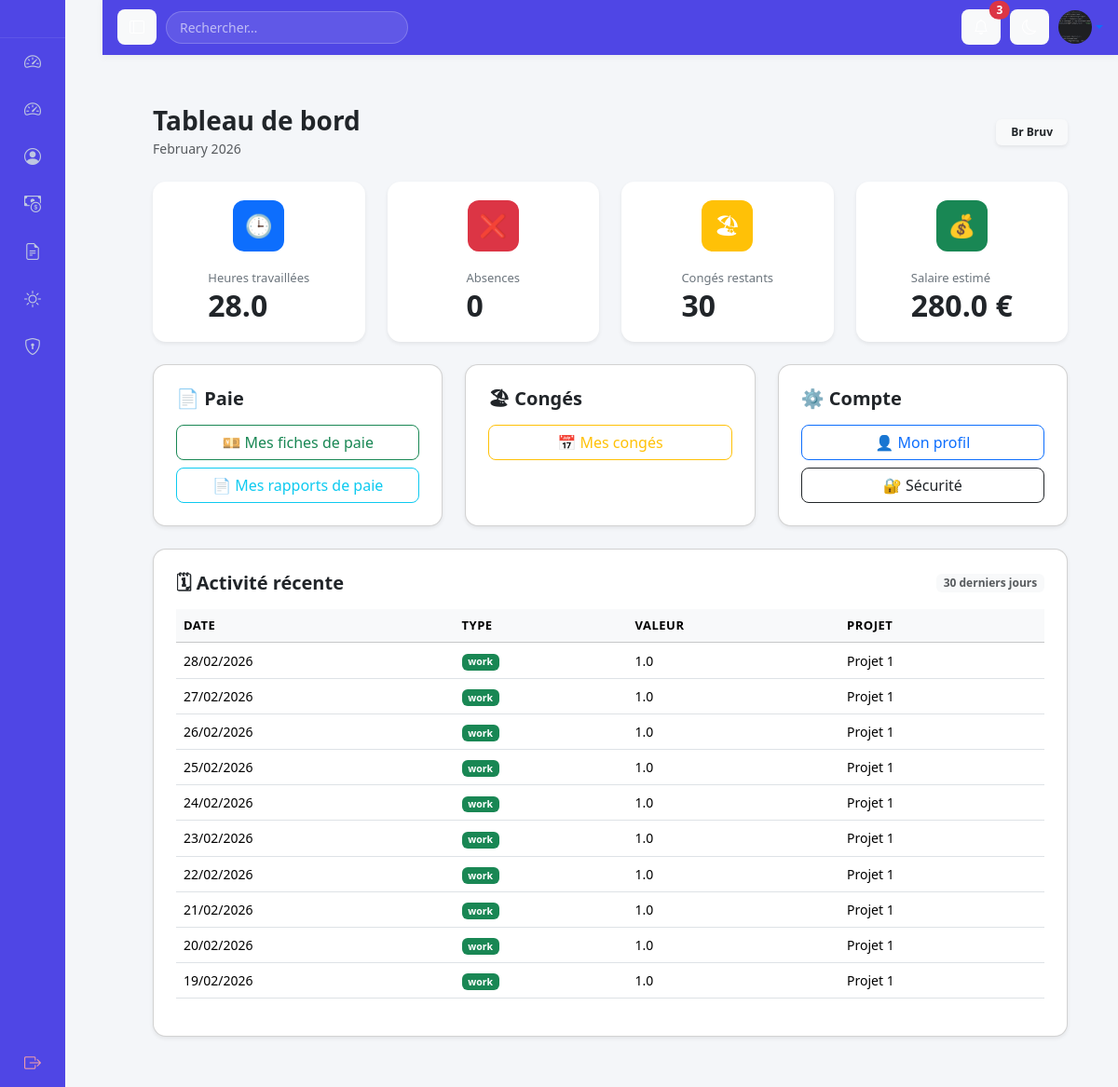
/user/dashboard (signed in), run on the app's committed database.
### models.py (models this page shows, shortened)
class User(UserMixin, db.Model):
    id = db.Column(db.Integer, primary_key=True)
    nom = db.Column(db.String(100), nullable=False)
    prenom = db.Column(db.String(100), nullable=False)
    email = db.Column(db.String(120), unique=True, nullable=False)
    password_hash = db.Column(db.String(200), nullable=False)
    role = db.Column(db.String(20))  # admin, manager, consultant
    manager_id = db.Column(db.Integer, db.ForeignKey('user.id'))
    manager = db.relationship('User', remote_side=[id])
    project_id = db.Column(db.Integer, db.ForeignKey('project.id'))
    project = db.relationship('Project')
    must_change_password = db.Column(db.Boolean, default=True)
    profile_image = db.Column(db.String(255), default=None)  # chemin vers l'image de profil

class Timesheet(db.Model):
    id = db.Column(db.Integer, primary_key=True)
    user_id = db.Column(db.Integer, db.ForeignKey('user.id'))
    date = db.Column(db.Date)
    type = db.Column(db.String(50))  # work, absence1, absence2
    type = db.Column(db.String(20))  # work, absence1, absence2
    value = db.Column(db.Float)
    project = db.Column(db.String(50))
    created_by = db.Column(db.Integer)  # qui a créé l'entrée (utile pour admin)
    validated = db.Column(db.Boolean, default=False)  # validation par admin

### routes/user.py (the view)
@user_bp.route("/dashboard")
@login_required
def user_dashboard():
    if current_user.role == "admin":
        return redirect("/admin/dashboard")
    now = datetime.now()
    month = now.month
    year = now.year
    total_hours = db.session.query(func.sum(Timesheet.value)).filter(
        Timesheet.user_id == current_user.id,
        Timesheet.type == "work",
        extract('month', Timesheet.date) == month,
        extract('year', Timesheet.date) == year
    ).scalar() or 0
    absences = db.session.query(func.sum(Timesheet.value)).filter(
        Timesheet.user_id == current_user.id,
        Timesheet.type != "work",
        extract('month', Timesheet.date) == month,
        extract('year', Timesheet.date) == year
    ).scalar() or 0
    vacation_used = absences
    vacation_total = 30
    vacation_left = vacation_total - vacation_used
    hourly_rate = current_user.hourly_rate if hasattr(current_user, "hourly_rate") else 10
    estimated_salary = total_hours * hourly_rate
    timesheets = Timesheet.query.filter_by(user_id=current_user.id)\
        .order_by(Timesheet.date.desc()).limit(10).all()
    return render_template(
        "user/dashboard.html",
        total_hours=total_hours,
        absences=absences,
        vacation_left=vacation_left,
        estimated_salary=estimated_salary,
        timesheets=timesheets,
        month=now.strftime("%B %Y")
    )

### app.py (called while the page is built)
@login_manager.user_loader
def load_user(user_id):
    return User.query.get(int(user_id))

### templates/user/dashboard.html (shortened to what this page needs)
{% extends "base.html" %}
{% block content %}
<div class="container-fluid px-4 py-4">
  <div class="d-flex justify-content-between align-items-center mb-4">
    <div>
      <h3 class="fw-bold mb-0">Tableau de bord</h3>
      <small class="text-muted">{{ month }}</small>
    </div>
    <div>
      <span class="badge bg-light text-dark shadow-sm px-3 py-2">
        {{ current_user.prenom }} {{ current_user.nom }}
      </span>
    </div>
  </div>
  <div class="row g-4 mb-4">
    <div class="col-xl-3 col-md-6">
      <div class="card kpi-card shadow-sm">
        <div class="kpi-icon bg-primary">🕒</div>
        <div class="kpi-content">
          <span>Heures travaillées</span>
          <h2>{{ total_hours }}</h2>
        </div>
      </div>
    </div>
    <div class="col-xl-3 col-md-6">
      <div class="card kpi-card shadow-sm">
        <div class="kpi-icon bg-danger">❌</div>
        <div class="kpi-content">
          <span>Absences</span>
          <h2>{{ absences }}</h2>
        </div>
      </div>
    </div>
    <div class="col-xl-3 col-md-6">
      <div class="card kpi-card shadow-sm">
        <div class="kpi-icon bg-warning">🏖</div>
        <div class="kpi-content">
          <span>Congés restants</span>
          <h2>{{ vacation_left }}</h2>
        </div>
      </div>
    </div>
    <div class="col-xl-3 col-md-6">
      <div class="card kpi-card shadow-sm">
        <div class="kpi-icon bg-success">💰</div>
        <div class="kpi-content">
          <span>Salaire estimé</span>
          <h2>{{ estimated_salary }} €</h2>
        </div>
      </div>
    </div>
  </div>
  <div class="row g-4 mb-4">
    <div class="col-lg-4">
      <div class="card shadow-sm p-4 h-100">
        <h5 class="fw-bold mb-3">📄 Paie</h5>
        <a href="{{ url_for('user.user_payroll') }}" class="btn btn-outline-success w-100 mb-2">💴 Mes fiches de paie</a>
        <a href="{{ url_for('user.user_payslips') }}" class="btn btn-outline-info w-100">📄 Mes rapports de paie</a>
      </div>
    </div>
    <div class="col-lg-4">
      <div class="card shadow-sm p-4 h-100">
        <h5 class="fw-bold mb-3">🏖 Congés</h5>
        <a href="{{ url_for('user.user_vacation') }}" class="btn btn-outline-warning w-100 mb-2">📅 Mes congés</a>
      </div>
    </div>
    <div class="col-lg-4">
      <div class="card shadow-sm p-4 h-100">
        <h5 class="fw-bold mb-3">⚙️ Compte</h5>
        <a href="/user/profile" class="btn btn-outline-primary w-100 mb-2">👤 Mon profil</a>
        <a href="/user/change-password" class="btn btn-outline-dark w-100">🔐 Sécurité</a>
      </div>
    </div>
  </div>
  <div class="card shadow-sm p-4">
    <div class="d-flex justify-content-between align-items-center mb-3">
      <h5 class="fw-bold mb-0">🗓 Activité récente</h5>
      <span class="badge bg-light text-muted">30 derniers jours</span>
    </div>
    <div class="table-responsive">
      <table class="table table-hover align-middle">
        <thead class="table-light">
          <tr>
            <th>Date</th>
            <th>Type</th>
            <th>Valeur</th>
            <th>Projet</th>
          </tr>
        </thead>
        <tbody>
          {% for t in timesheets %}
          <tr>
            <td>{{ t.date.strftime("%d/%m/%Y") }}</td>
            <td>
              <span class="badge
                {% if t.type == 'work' %}bg-success
                {% elif 'absence' in t.type %}bg-danger
                {% else %}bg-secondary{% endif %}">
                {{ t.type }}
              </span>
            </td>
            <td>{{ t.value }}</td>
            <td>{{ t.project }}</td>
          </tr>
          {% endfor %}
        </tbody>
      </table>
    </div>
  </div>
</div>
{% endblock %}

### templates/base.html (shortened to what this page needs)
<!DOCTYPE html>
<html lang="fr">
<head>
    <link href="https://cdn.jsdelivr.net/npm/bootstrap@5.3.2/dist/css/bootstrap.min.css" rel="stylesheet">
    <link href="https://cdn.jsdelivr.net/npm/bootstrap-icons/font/bootstrap-icons.css" rel="stylesheet">
    <link rel="stylesheet" href="{{ url_for('static', filename='style.css') }}">
</head>
<body class="dashboard-body">
<div class="dashboard">
{% if current_user.is_authenticated %}
<ul class="sidebar-menu">
    <li class="sidebar-brand">
    </li>
    <li>
        <a href="{{ url_for('user.user_dashboard') }}"
           class="{% if request.path.startswith('/dashboard') %}active{% endif %}">
            <i class="bi bi-speedometer2"></i>
        </a>
    </li>
    {% if current_user.role == 'admin' %}
    <li class="menu-title">Administration</li>
    <li>
        <a href="{{ url_for('admin.dashboard') }}">
            <i class="bi bi-grid"></i>
            <span>Admin Dashboard</span>
        </a>
    </li>
    <li>
        <a href="{{ url_for('admin.manage_users') }}">
            <i class="bi bi-people"></i>
            <span>Utilisateurs</span>
        </a>
    </li>
    <li>
        <a href="{{ url_for('admin.create_user') }}">
            <i class="bi bi-person-plus"></i>
            <span>Créer utilisateur</span>
        </a>
    </li>
    <li>
        <a href="{{ url_for('admin.manage_vacations') }}">
            <i class="bi bi-calendar-event"></i>
            <span>Congés</span>
        </a>
    </li>
    <li>
        <a href="/admin/approvals">
            <i class="bi bi-check2-square"></i>
            <span>Validations</span>
        </a>
    </li>
    <li>
        <a href="/admin/exports">
            <i class="bi bi-file-earmark-excel"></i>
            <span>Exports</span>
        </a>
    </li>
    {% else %}
    <li>
        <a href="{{ url_for('user.user_dashboard') }}">
            <i class="bi bi-speedometer2"></i>
        </a>
    </li>
    <li>
        <a href="{{ url_for('user.user_profile') }}">
            <i class="bi bi-person-circle"></i>
        </a>
    </li>
    <li>
        <a href="{{ url_for('user.user_payroll') }}">
            <i class="bi bi-cash-coin"></i>
        </a>
    </li>
    <li>
        <a href="{{ url_for('user.user_payslips') }}">
            <i class="bi bi-file-earmark-text"></i>
        </a>
    </li>
    <li>
        <a href="{{ url_for('user.user_vacation') }}">
            <i class="bi bi-sun"></i>
        </a>
    </li>
    {% endif %}
    <li>
        <a href="{{ url_for('user.change_password') }}">
            <i class="bi bi-shield-lock"></i>
        </a>
    </li>
    <li class="logout">
        <a href="{{ url_for('auth.logout') }}">
            <i class="bi bi-box-arrow-right"></i>
        </a>
    </li>
</ul>
{% endif %}
<div class="main">
     {% if current_user.is_authenticated %}
    <header class="topbar">
        <button class="btn btn-light d-none d-lg-inline" id="collapseSidebar" title="Réduire le menu">
            <i class="bi bi-layout-sidebar"></i>
        </button>
        <input class="search d-none d-md-block" type="text" placeholder="Rechercher…">
        <div class="topbar-actions">
            <button class="btn btn-light position-relative" title="Notifications">
                <i class="bi bi-bell"></i>
                <span class="position-absolute top-0 start-100 translate-middle badge rounded-pill bg-danger">
                    3
                </span>
            </button>
            <button class="btn btn-light" id="darkModeToggle" title="Mode sombre">
                <i class="bi bi-moon"></i>
            </button>
            <div class="dropdown">
                <a class="d-flex align-items-center text-decoration-none dropdown-toggle" href="#" data-bs-toggle="dropdown">
                    <img src="{{ url_for('static', filename='profile_images/' + (current_user.profile_image or 'default.png')) }}"
                         class="rounded-circle" width="36" height="36">
                </a>
            </div>
        </div>
    </header>
    {% endif %}
    <main class="content">
        {% block content %}{% endblock %}
    </main>
</div>
</div>
</body>
</html>

### static/style.css (style rules this page uses)
body { font-family: Arial, sans-serif; background-color: #f5f6fa; margin: 0; padding: 0; }
header { background-color: #2c3e50; color: white; padding: 15px 30px; }
main { padding: 30px; }
button { background-color: #4f46e5; color: white; border: none; padding: 10px 25px; font-size: 16px; cursor: pointer; border-radius: 4px; }
.dashboard-body { background: #f4f6fb; font-family: "Inter", Arial, sans-serif; }
.dashboard { display: flex; height: 100vh; }
.sidebar-menu { list-style: none; padding: 0; margin: 0; width: 240px; min-width: 240px; max-width: 240px; background: #4f46e5; color: white; display: flex; flex-direction: column; transition: width 0.3s ease, max-width 0.3s ease, min-width 0.3s ease; }
.sidebar-menu li a { display: flex; align-items: center; gap: 12px; font-size: 15px; padding: 14px 20px; color: white; text-decoration: none; opacity: 0.9; white-space: nowrap; }
.sidebar-menu .logout { margin-top: auto; }
.sidebar-menu.collapsed { width: 70px; max-width: 70px; min-width: 70px; }
.sidebar-menu.collapsed li a { justify-content: center; gap: 0; }
.sidebar-menu.collapsed a { justify-content: center; }
.main { flex: 1; display: flex; flex-direction: column; transition: margin-left 0.3s ease; }
.topbar { background: white; padding: 12px 20px; display: flex; align-items: center; gap: 10px; box-shadow: 0 2px 8px rgba(0,0,0,0.05); }
.topbar-actions { margin-left: auto; display: flex; align-items: center; gap: 10px; }
.search { width: 300px; padding: 8px 12px; border-radius: 8px; border: 1px solid #ddd; }
.content { padding: 30px; overflow-y: auto; }
.table-responsive { overflow-x: auto; }
* { transition: background-color 0.2s ease, color 0.2s ease, padding 0.2s ease; }
.sidebar-menu { width: 240px; min-width: 240px; max-width: 240px; transition: width 0.3s ease; }
.sidebar-menu.collapsed { width: 70px; }
.sidebar-menu a { display: flex; align-items: center; gap: 12px; transition: all 0.3s ease; }
.dashboard-body { background: #f4f6f9; margin: 0; font-family: "Segoe UI", system-ui, -apple-system, sans-serif; }
.sidebar-brand { padding: 20px; font-size: 18px; font-weight: 700; color: #fff; border-bottom: 1px solid rgba(255,255,255,0.08); }
.sidebar-menu { list-style: none; padding: 0; margin: 0; }
.sidebar-menu li { width: 100%; }
.sidebar-menu li a { display: flex; align-items: center; gap: 12px; padding: 12px 20px; color: #cbd5e1; text-decoration: none; font-size: 14px; transition: 0.2s; }
.sidebar-menu li i { font-size: 18px; }
.sidebar-menu .logout a { color: #fca5a5; }
.main { margin-left: 40px; transition: all 0.3s ease; }
.topbar { background: #4f46e5; border-bottom: 1px solid #4f46e5; padding: 10px 16px; display: flex; align-items: center; justify-content: space-between; }
.topbar .search { width: 260px; border-radius: 20px; border: 1px solid rgba(255,255,255,0.2); padding: 6px 14px; font-size: 14px; background: rgba(255,255,255,0.1); color: white; }
.topbar .search::placeholder { color: rgba(255,255,255,0.6); }
.topbar-actions { display: flex; align-items: center; gap: 10px; }
.topbar .btn { color: white; border-color: rgba(255,255,255,0.2); }

### templates/user/dashboard.html (style rules this page uses)
.kpi-card { display:flex; align-items:center; gap:15px; padding:20px; border-radius:12px; border:none; }
.kpi-icon { width:55px; height:55px; border-radius:12px; display:flex; align-items:center; justify-content:center; font-size:24px; color:white; }
.kpi-content span { font-size:13px; color:#6c757d; }
.kpi-content h2 { margin:0; font-weight:700; }
.card { border-radius:14px; }
.table thead th { font-size:13px; text-transform:uppercase; letter-spacing:0.5px; }
.table td { font-size:14px; }
.btn { border-radius:8px; }

### data on the page
User: profile_image (picture), prenom "Br", nom "Bruv"
Timesheet: date "28/02/2026", type "work", value "1.0", project "Projet 1"
Timesheet: date "27/02/2026", type "work", value "1.0", project "Projet 1"
Timesheet: date "26/02/2026", type "work", value "1.0", project "Projet 1"
Timesheet: date "25/02/2026", type "work", value "1.0", project "Projet 1"
Timesheet: date "24/02/2026", type "work", value "1.0", project "Projet 1"
Timesheet: date "23/02/2026", type "work", value "1.0", project "Projet 1"
Timesheet: date "22/02/2026", type "work", value "1.0", project "Projet 1"
Timesheet: date "21/02/2026", type "work", value "1.0", project "Projet 1"
Timesheet: date "20/02/2026", type "work", value "1.0", project "Projet 1"
Timesheet: date "19/02/2026", type "work", value "1.0", project "Projet 1"

### other printed values
{{ total_hours }} "28.0"
{{ absences }} "0"
{{ vacation_left }} "30"
{{ estimated_salary }} "280.0"
